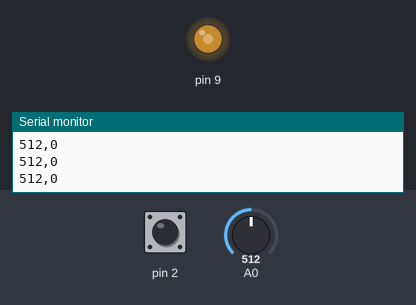
Simulated run of this sketch. Board: Arduino Uno, built with avr-gcc and run on an emulated ATmega328P. Shown: output pins drawn as LEDs (lit = HIGH), the last lines printed to the serial monitor. The inputs (shaded band) are chosen by the test bench; at power-on: A0 = 512, pin 2 HIGH.

Above: at 1.2 s.
1.3 s: A0 set to 716
At 1.9 s:
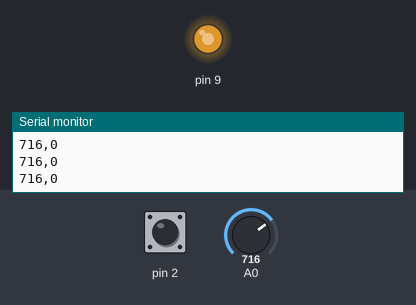
2.8 s: pin 2 pulled LOW for 0.15 s
At 2.88 s:
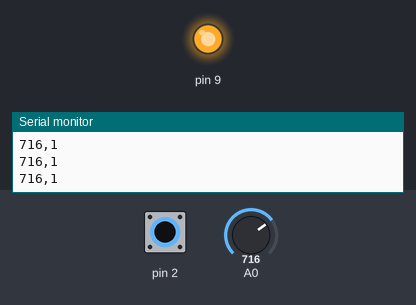
4.4 s: A0 set to 122
At 5.4 s:
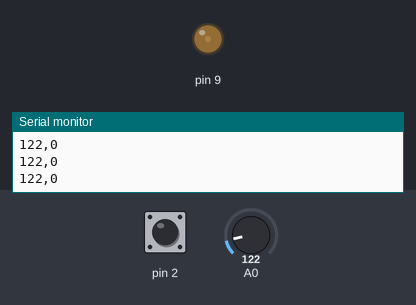
5.9 s: A0 set to 0
At 6.9 s:
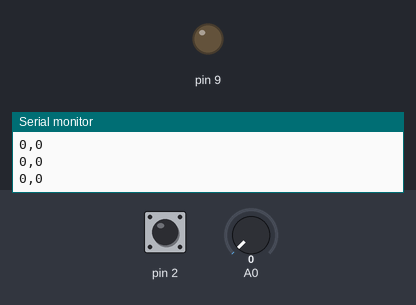
8.9 s: pin 2 pulled LOW for 3.2 s
At 9.3 s:
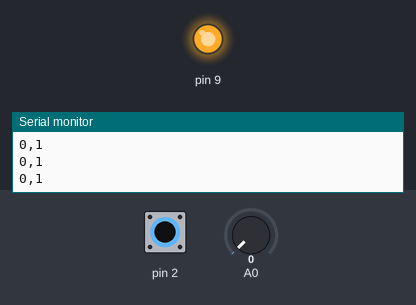
Timing chart, 0 to 13.6 s (numbered marks = the images above; inputs shaded):
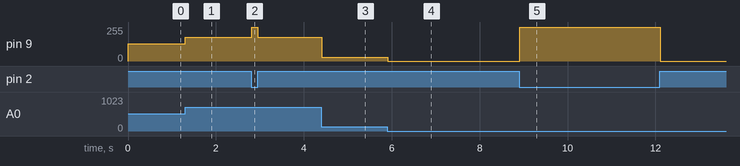

Measured:
- after the input at 1.3 s, pin 9: 128/255 → 179/255 at once
- after the input at 2.8 s, pin 9: 179/255 → 255/255 at once, → 179/255 0.14 s later
- after the input at 4.4 s, pin 9: 179/255 → 30/255 at once
- after the input at 5.9 s, pin 9: 30/255 → 0/255 at once
- after the input at 8.9 s, pin 9: 0/255 → 255/255 at once, → 0/255 3.2 s later

The sketch:

inputs.ino
```cpp
void setup() { pinMode(9, OUTPUT); pinMode(2, INPUT_PULLUP); Serial.begin(115200); }
void loop() {
  int value=analogRead(A0);
  int pressed=digitalRead(2)==LOW;
  analogWrite(9, pressed ? 255 : value/4);
  Serial.print(value); Serial.print(","); Serial.println(pressed);
  if(Serial.available()) { Serial.print("echo:"); Serial.println((char)Serial.read()); }
  delay(20);
}
```
